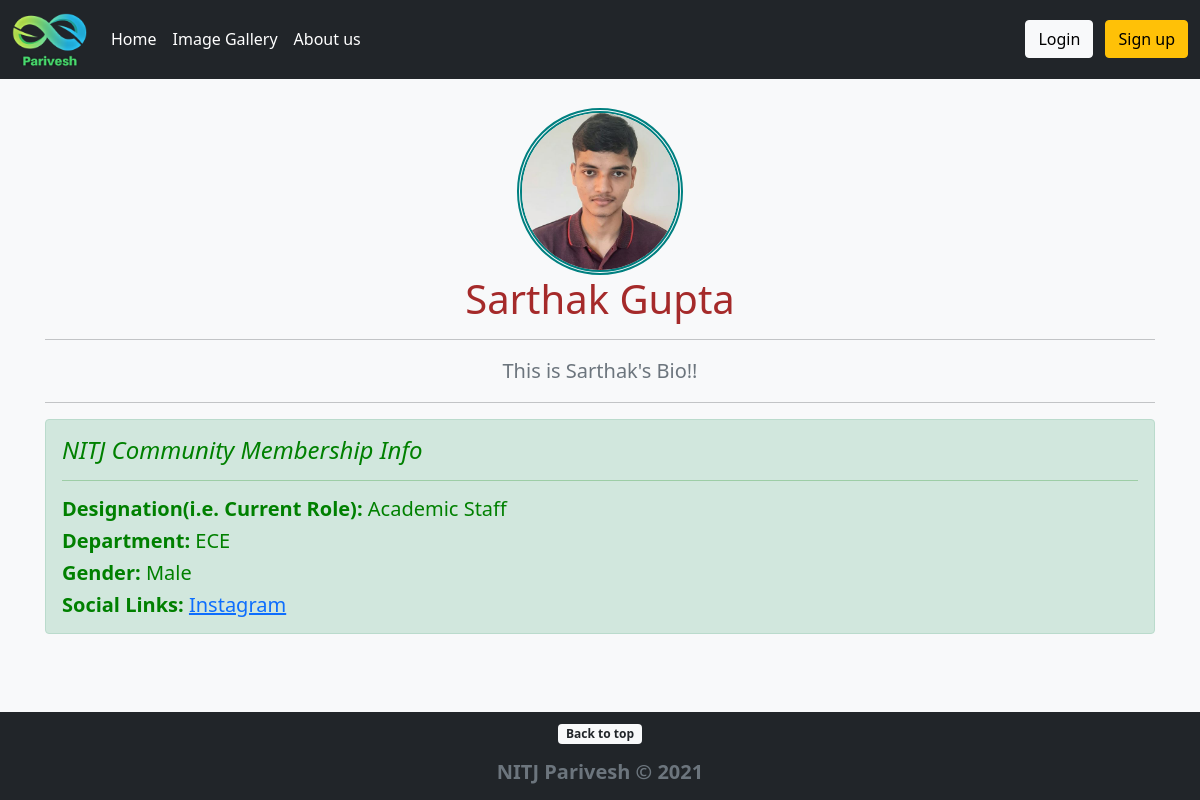
The page /Members/4/profile on the database its author committed.
### PariveshApp/models.py (models this page shows, shortened)
class Profile(models.Model):
    user = models.OneToOneField(User, null=True, on_delete=models.CASCADE)
    bio = models.TextField()
    profile_pic = models.ImageField(default='default_profile_pic.jpg', upload_to="profile_pics")
    designation = models.CharField(max_length=255)
    department = models.CharField(max_length=255)
    gender = models.CharField(max_length=255)
    roll_no = models.CharField(max_length=255,null=True,blank=True)
    degree_type = models.CharField(max_length=255,null=True,blank=True)
    batch = models.CharField(max_length=255,null=True,blank=True)
    website_url = models.URLField(null=True, blank=True)
    facebook_url = models.URLField(null=True, blank=True)
    instagram_url = models.URLField(null=True, blank=True)
    linkedin_url = models.URLField(null=True, blank=True)
    twitter_url = models.URLField(null=True, blank=True)

### Members/views.py (the view)
# urls.py: path('<int:pk>/profile',ShowProfilePageView.as_view(), name="show-profile-page"),
class ShowProfilePageView(DetailView):
    model = Profile
    template_name = 'registration/user_profile.html'
    def get_context_data(self, *args, **kwargs):
        context = super(ShowProfilePageView, self).get_context_data(*args, **kwargs)
        page_user = get_object_or_404(Profile, id=self.kwargs['pk'])
        context["page_user"] = page_user
        context["user_plants"] = Plantation.objects.filter(planter = page_user.user)
        return context

### Members/templates/registration/user_profile.html (shortened to what this page needs)
{% extends 'base.html' %}
{% load static %}
{% block content %}
<div class="container">
  <img class="mt-5 text-center" src="{{ page_user.profile_pic.url }}" style=" border: 5px double teal;border-radius:50%;display:block;width:15%;margin-left:auto;margin-right:auto;margin-top: 10px;"></img>
  <h1 class="text-center" style="color: brown;">{{ page_user.user.first_name }} {{ page_user.user.last_name }}</h1>
  <hr/>
      <p class="lead text-muted text-center">{{ page_user.bio }}</p>
  <hr/>
    <div class="alert alert-success" style="color: green;" role="alert">
      <h4 class="alert-heading"><i>NITJ Community Membership Info</i></h4>
      <hr>
      <h5 class="card-text"><b>Designation(i.e. Current Role):</b> {{ page_user.designation }}</h5>
      <h5 class="card-text"><b>Department:</b> {{ page_user.department }}</h5>
      <h5 class="card-text"><b>Gender:</b> {{ page_user.gender }}</h5>
      <h5 class="card-text"> <b>Social Links:</b>
          {% if page_user.instagram_url %}
            <a href="{{ page_user.instagram_url }}">Instagram</a> &ThickSpace;
          {% endif %}
      </h5>
    </div>
  </div>
{% endblock %}

### PariveshApp/static/css/sticky-footer-navbar.css (style rules this page uses)
main > .container { padding: 60px 15px 0; }

### rows shown on the page
Profile: profile_pic (picture), user.first_name "Sarthak", user.last_name "Gupta", bio "This is Sarthak's Bio!!", designation "Academic Staff", department "ECE", gender "Male"
